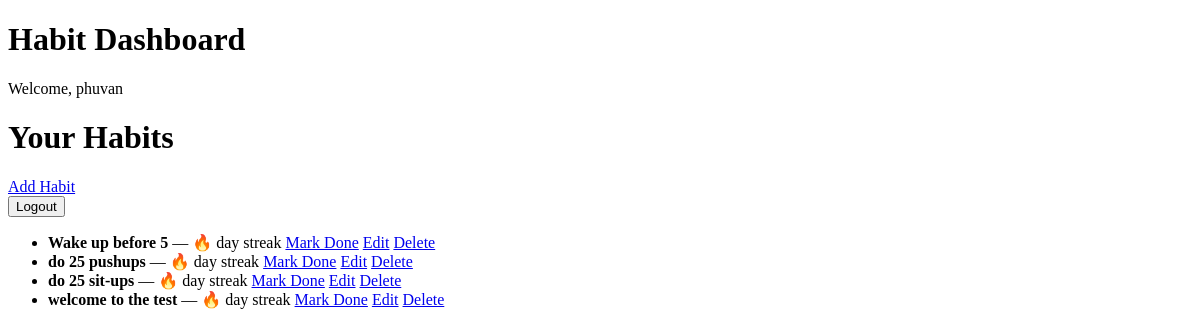
The app's page / (signed in), older data.
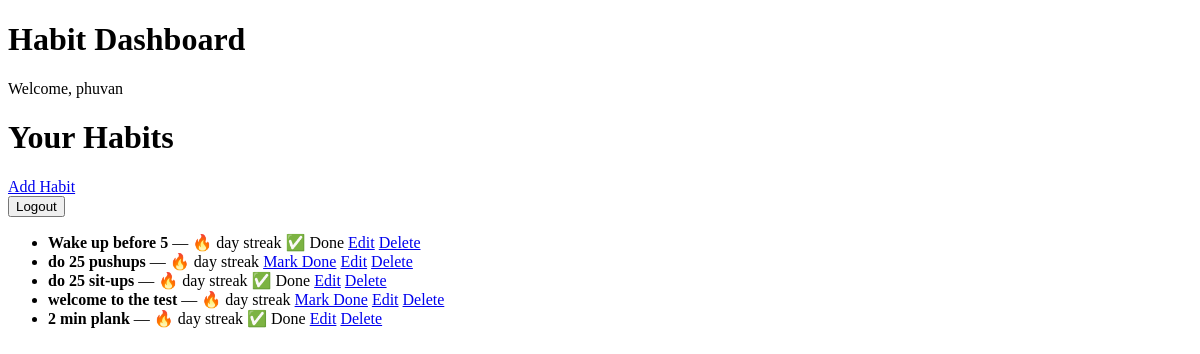
The same page, newer data.
### habits/models.py (models this page shows, shortened)
class Habit(models.Model):
    PRIORITY_CHOICES = [
        ('low', 'Low'),
        ('medium', 'Medium'),
        ('high', 'High'),
    ]
    user = models.ForeignKey(
        User,
        on_delete=models.CASCADE,
        related_name='habits'
    )
    name = models.CharField(max_length=100)
    priority = models.CharField(
        max_length=10,
        choices=PRIORITY_CHOICES
    )
    weight = models.PositiveIntegerField(help_text="1 (low impact) to 5 (high impact)")
    is_active = models.BooleanField(default=True)
    created_at = models.DateTimeField(auto_now_add=True)

### habits/views.py (the view)
# urls.py: path('', views.dashboard, name='dashboard'),
@login_required
def dashboard(request):
    habits = Habit.objects.filter(user=request.user)
    today = timezone.now().date()
    completed_habits = HabitCompletion.objects.filter(
        habit__in=habits,
        date=today
    ).values_list('habit_id', flat=True)
    return render(request, 'habits/dashboard.html', {
        'habits': habits,
        'completed_habits': completed_habits,
    })

### habits/templates/habits/dashboard.html (shortened to what this page needs)
<!DOCTYPE html>
<html>
<body>
<h1>Habit Dashboard</h1>
<p>Welcome, {{ request.user.username }}</p>
<h1>Your Habits</h1>
<a href="{% url 'habit_create' %}"> Add Habit</a>
<form method="post" action="{% url 'logout' %}">
    <button type="submit">Logout</button>
</form>
<ul>
{% for habit in habits %}
    <li>
        <strong>{{ habit.name }}</strong>
        — 🔥 {{ habit.current_streak }} day streak
        {% if habit.id in completed_habits %}
            ✅ Done
        {% else %}
            <a href="{% url 'habit_complete' habit.id %}">Mark Done</a>
        {% endif %}
        <a href="{% url 'habit_update' habit.id %}">Edit</a>
        <a href="{% url 'habit_delete' habit.id %}">Delete</a>
    </li>
{% empty %}
    <li>No habits yet.</li>
{% endfor %}
</ul>
</body>
</html>

Row changes from the older to the newer data that the page shows:
computed for Habit "Wake up before 5": text "Mark Done" → "✅ Done"
computed for Habit "do 25 sit-ups": text "Mark Done" → "✅ Done"
added Habit: name "2 min plank", shows "✅ Done"
